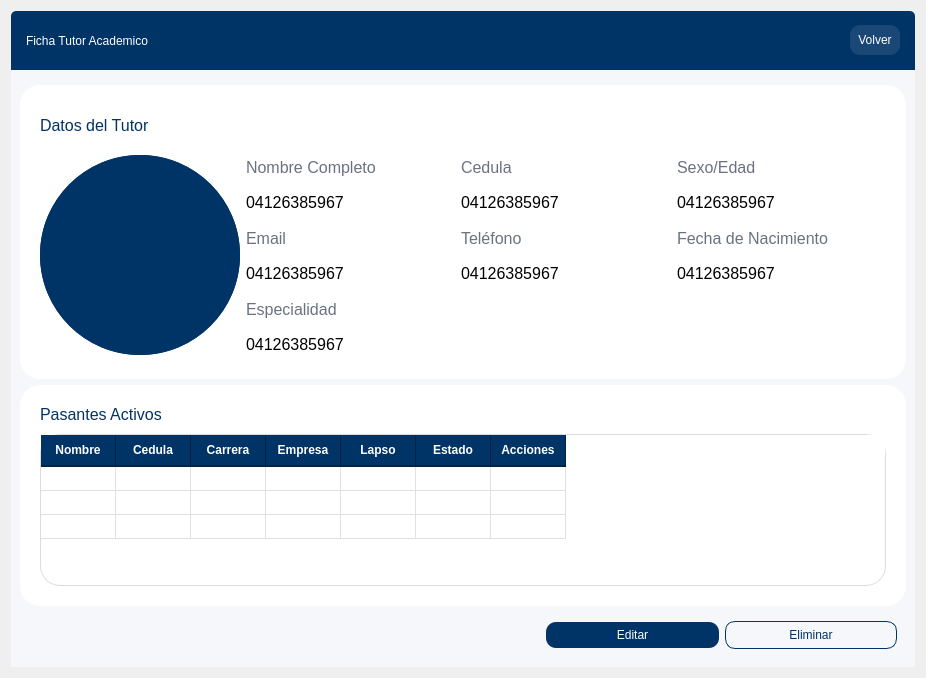
            <widget class="QWidget" name="page_7">
             <property name="styleSheet">
              <string notr="true">QFrame{
	background-color: rgb(245, 247, 250);
	border:none;
}</string>
             </property>
             <layout class="QGridLayout" name="gridLayout_3">
              <item row="0" column="0">
               <widget class="QFrame" name="frame_72">
                <property name="frameShape">
                 <enum>QFrame::Shape::StyledPanel</enum>
                </property>
                <property name="frameShadow">
                 <enum>QFrame::Shadow::Raised</enum>
                </property>
                <layout class="QVBoxLayout" name="verticalLayout_111" stretch="1,10">
                 <property name="leftMargin">
                  <number>0</number>
                 </property>
                 <property name="topMargin">
                  <number>0</number>
                 </property>
                 <property name="rightMargin">
                  <number>0</number>
                 </property>
                 <property name="bottomMargin">
                  <number>0</number>
                 </property>
                 <item>
                  <widget class="QFrame" name="frame_73">
                   <property name="styleSheet">
                    <string notr="true">QFrame{
	
	background-color: rgb(0, 51, 102);
	border-top-left-radius:5px;
	border-top-right-radius:5px;
}

#regresarButtonTA{
background-color:#1a4775;
color:#fff;
padding: 8px;
border-radius: 10px;
	font: 600 12pt &quot;Segoe UI&quot;;
}

QLabel{
color:#fff;
	font: 700 italic 16pt &quot;Segoe UI&quot;;
}</string>
                   </property>
                   <property name="frameShape">
                    <enum>QFrame::Shape::StyledPanel</enum>
                   </property>
                   <property name="frameShadow">
                    <enum>QFrame::Shadow::Raised</enum>
                   </property>
                   <layout class="QHBoxLayout" name="horizontalLayout_78">
                    <property name="leftMargin">
                     <number>15</number>
                    </property>
                    <property name="rightMargin">
                     <number>15</number>
                    </property>
                    <item>
                     <widget class="QLabel" name="label_109">
                      <property name="text">
                       <string>Ficha Tutor Academico</string>
                      </property>
                     </widget>
                    </item>
                    <item>
                     <spacer name="horizontalSpacer_46">
                      <property name="orientation">
                       <enum>Qt::Orientation::Horizontal</enum>
                      </property>
                      <property name="sizeHint" stdset="0">
                       <size>
                        <width>696</width>
                        <height>20</height>
                       </size>
                      </property>
                     </spacer>
                    </item>
                    <item>
                     <widget class="QPushButton" name="regresarButtonTA">
                      <property name="text">
                       <string>Volver</string>
                      </property>
                     </widget>
                    </item>
                   </layout>
                  </widget>
                 </item>
                 <item>
                  <widget class="QFrame" name="frame_74">
                   <property name="frameShape">
                    <enum>QFrame::Shape::StyledPanel</enum>
                   </property>
                   <property name="frameShadow">
                    <enum>QFrame::Shadow::Raised</enum>
                   </property>
                   <layout class="QVBoxLayout" name="verticalLayout_112" stretch="8,6,1">
                    <item>
                     <widget class="QFrame" name="frame_75">
                      <property name="styleSheet">
                       <string notr="true">QFrame{
background-color: rgb(255, 255, 255);
border-radius:20px;
color: rgb(0, 0, 0);
}


QLineEdit {
    border: 1px solid #ced4da;
    border-radius: 5px; 
    padding: 1px;
    padding-left: 35px;
    background: transparent;
    color: #ccc;
}

QComboBox{
    border: 1px solid #ced4da;
	
	color: rgb(0, 0, 0);
    border-radius: 5px;
    padding: 1px 10px;
    background-color: #f8f9fa;
}
QComboBox:on {
	color:#333333;
    border-bottom-left-radius: 0px;
    border-bottom-right-radius: 0px;
    background-color: #ffffff;
}</string>
                      </property>
                      <property name="frameShape">
                       <enum>QFrame::Shape::Box</enum>
                      </property>
                      <property name="frameShadow">
                       <enum>QFrame::Shadow::Sunken</enum>
                      </property>
                      <property name="lineWidth">
                       <number>2</number>
                      </property>
                      <layout class="QVBoxLayout" name="verticalLayout_113" stretch="1,5">
                       <property name="leftMargin">
                        <number>20</number>
                       </property>
                       <property name="topMargin">
                        <number>20</number>
                       </property>
                       <property name="rightMargin">
                        <number>20</number>
                       </property>
                       <property name="bottomMargin">
                        <number>20</number>
                       </property>
                       <item>
                        <widget class="QLabel" name="label_110">
                         <property name="font">
                          <font>
                           <pointsize>12</pointsize>
                           <fontweight>DemiBold</fontweight>
                          </font>
                         </property>
                         <property name="styleSheet">
                          <string notr="true">color: rgb(0, 51, 102);</string>
                         </property>
                         <property name="text">
                          <string>Datos del Tutor</string>
                         </property>
                        </widget>
                       </item>
                       <item>
                        <layout class="QHBoxLayout" name="horizontalLayout_13">
                         <item>
                          <widget class="QFrame" name="frame_13">
                           <property name="styleSheet">
                            <string notr="true">background-color: rgb(0, 51, 102);

border-radius: 100px;
border: none;
min-width:200px;
min-height:200px;
max-width:200px;
max-height:200px;</string>
                           </property>
                           <property name="frameShape">
                            <enum>QFrame::Shape::StyledPanel</enum>
                           </property>
                           <property name="frameShadow">
                            <enum>QFrame::Shadow::Raised</enum>
                           </property>
                           <layout class="QGridLayout" name="gridLayout_7">
                            <property name="leftMargin">
                             <number>0</number>
                            </property>
                            <property name="topMargin">
                             <number>0</number>
                            </property>
                            <property name="rightMargin">
                             <number>0</number>
                            </property>
                            <property name="bottomMargin">
                             <number>0</number>
                            </property>
                            <item row="0" column="0">
                             <widget class="QLabel" name="perfil_A">
                              <property name="text">
                               <string/>
                              </property>
                              <property name="alignment">
                               <set>Qt::AlignmentFlag::AlignCenter</set>
                              </property>
                             </widget>
                            </item>
                           </layout>
                          </widget>
                         </item>
                         <item>
                          <layout class="QVBoxLayout" name="verticalLayout_114">
                           <item>
                            <layout class="QHBoxLayout" name="horizontalLayout_11">
                             <item>
                              <layout class="QVBoxLayout" name="verticalLayout_23">
                               <item>
                                <widget class="QLabel" name="label_79">
                                 <property name="font">
                                  <font>
                                   <pointsize>12</pointsize>
                                   <fontweight>DemiBold</fontweight>
                                  </font>
                                 </property>
                                 <property name="styleSheet">
                                  <string notr="true">color: rgb(106, 114, 130);</string>
                                 </property>
                                 <property name="text">
                                  <string>Nombre Completo</string>
                                 </property>
                                </widget>
                               </item>
                               <item>
                                <widget class="QLabel" name="nombre_completoA">
                                 <property name="font">
                                  <font>
                                   <pointsize>12</pointsize>
                                   <fontweight>DemiBold</fontweight>
                                  </font>
                                 </property>
                                 <property name="styleSheet">
                                  <string notr="true">color: #0;</string>
                                 </property>
                                 <property name="text">
                                  <string>04126385967</string>
                                 </property>
                                </widget>
                               </item>
                              </layout>
                             </item>
                             <item>
                              <layout class="QVBoxLayout" name="verticalLayout_30">
                               <item>
                                <widget class="QLabel" name="label_81">
                                 <property name="font">
                                  <font>
                                   <pointsize>12</pointsize>
                                   <fontweight>DemiBold</fontweight>
                                  </font>
                                 </property>
                                 <property name="styleSheet">
                                  <string notr="true">color: rgb(106, 114, 130);</string>
                                 </property>
                                 <property name="text">
                                  <string>Cedula</string>
                                 </property>
                                </widget>
                               </item>
                               <item>
                                <widget class="QLabel" name="cedulaA">
                                 <property name="font">
                                  <font>
                                   <pointsize>12</pointsize>
                                   <fontweight>DemiBold</fontweight>
                                  </font>
                                 </property>
                                 <property name="styleSheet">
                                  <string notr="true">color: #0;</string>
                                 </property>
                                 <property name="text">
                                  <string>04126385967</string>
                                 </property>
                                </widget>
                               </item>
                              </layout>
                             </item>
                             <item>
                              <layout class="QVBoxLayout" name="verticalLayout_31">
                               <item>
                                <widget class="QLabel" name="label_83">
                                 <property name="font">
                                  <font>
                                   <pointsize>12</pointsize>
                                   <fontweight>DemiBold</fontweight>
                                  </font>
                                 </property>
                                 <property name="styleSheet">
                                  <string notr="true">color: rgb(106, 114, 130);</string>
                                 </property>
                                 <property name="text">
                                  <string>Sexo/Edad</string>
                                 </property>
                                </widget>
                               </item>
                               <item>
                                <widget class="QLabel" name="sexEdadA">
                                 <property name="font">
                                  <font>
                                   <pointsize>12</pointsize>
                                   <fontweight>DemiBold</fontweight>
                                  </font>
                                 </property>
                                 <property name="styleSheet">
                                  <string notr="true">color: #0;</string>
                                 </property>
                                 <property name="text">
                                  <string>04126385967</string>
                                 </property>
                                </widget>
                               </item>
                              </layout>
                             </item>
                            </layout>
                           </item>
                           <item>
                            <layout class="QHBoxLayout" name="horizontalLayout_12">
                             <item>
                              <layout class="QVBoxLayout" name="verticalLayout_24">
                               <item>
                                <widget class="QLabel" name="label_88">
                                 <property name="font">
                                  <font>
                                   <pointsize>12</pointsize>
                                   <fontweight>DemiBold</fontweight>
                                  </font>
                                 </property>
                                 <property name="styleSheet">
                                  <string notr="true">color: rgb(106, 114, 130);</string>
                                 </property>
                                 <property name="text">
                                  <string>Email</string>
                                 </property>
                                </widget>
                               </item>
                               <item>
                                <widget class="QLabel" name="emailA">
                                 <property name="font">
                                  <font>
                                   <pointsize>12</pointsize>
                                   <fontweight>DemiBold</fontweight>
                                  </font>
                                 </property>
                                 <property name="styleSheet">
                                  <string notr="true">color: #0;</string>
                                 </property>
                                 <property name="text">
                                  <string>04126385967</string>
                                 </property>
                                </widget>
                               </item>
                              </layout>
                             </item>
                             <item>
                              <layout class="QVBoxLayout" name="verticalLayout_26">
                               <item>
                                <widget class="QLabel" name="label_90">
                                 <property name="font">
                                  <font>
                                   <pointsize>12</pointsize>
                                   <fontweight>DemiBold</fontweight>
                                  </font>
                                 </property>
                                 <property name="styleSheet">
                                  <string notr="true">color: rgb(106, 114, 130);</string>
                                 </property>
                                 <property name="text">
                                  <string>Teléfono</string>
                                 </property>
                                </widget>
                               </item>
                               <item>
                                <widget class="QLabel" name="tlfA">
                                 <property name="font">
                                  <font>
                                   <pointsize>12</pointsize>
                                   <fontweight>DemiBold</fontweight>
                                  </font>
                                 </property>
                                 <property name="styleSheet">
                                  <string notr="true">color: #0;</string>
                                 </property>
                                 <property name="text">
                                  <string>04126385967</string>
                                 </property>
                                </widget>
                               </item>
                              </layout>
                             </item>
                             <item>
                              <layout class="QVBoxLayout" name="verticalLayout_115">
                               <item>
                                <widget class="QLabel" name="label_92">
                                 <property name="font">
                                  <font>
                                   <pointsize>12</pointsize>
                                   <fontweight>DemiBold</fontweight>
                                  </font>
                                 </property>
                                 <property name="styleSheet">
                                  <string notr="true">color: rgb(106, 114, 130);</string>
                                 </property>
                                 <property name="text">
                                  <string>Fecha de Nacimiento</string>
                                 </property>
                                </widget>
                               </item>
                               <item>
                                <widget class="QLabel" name="fechaNA">
                                 <property name="font">
                                  <font>
                                   <pointsize>12</pointsize>
                                   <fontweight>DemiBold</fontweight>
                                  </font>
                                 </property>
                                 <property name="styleSheet">
                                  <string notr="true">color: #0;</string>
                                 </property>
                                 <property name="text">
                                  <string>04126385967</string>
                                 </property>
                                </widget>
                               </item>
                              </layout>
                             </item>
                            </layout>
                           </item>
                           <item>
                            <layout class="QVBoxLayout" name="verticalLayout_25">
                             <item>
                              <widget class="QLabel" name="label_94">
                               <property name="font">
                                <font>
                                 <pointsize>12</pointsize>
                                 <fontweight>DemiBold</fontweight>
                                </font>
                               </property>
                               <property name="styleSheet">
                                <string notr="true">color: rgb(106, 114, 130);</string>
                               </property>
                               <property name="text">
                                <string>Especialidad</string>
                               </property>
                              </widget>
                             </item>
                             <item>
                              <widget class="QLabel" name="especialidadA">
                               <property name="font">
                                <font>
                                 <pointsize>12</pointsize>
                                 <fontweight>DemiBold</fontweight>
                                </font>
                               </property>
                               <property name="styleSheet">
                                <string notr="true">color: #0;</string>
                               </property>
                               <property name="text">
                                <string>04126385967</string>
                               </property>
                              </widget>
                             </item>
                            </layout>
                           </item>
                          </layout>
                         </item>
                        </layout>
                       </item>
                      </layout>
                     </widget>
                    </item>
                    <item>
                     <widget class="QFrame" name="frame_76">
                      <property name="styleSheet">
                       <string notr="true">background-color: rgb(255, 255, 255);
border-radius:20px;
color: rgb(0, 0, 0);</string>
                      </property>
                      <property name="frameShape">
                       <enum>QFrame::Shape::Box</enum>
                      </property>
                      <property name="frameShadow">
                       <enum>QFrame::Shadow::Sunken</enum>
                      </property>
                      <property name="lineWidth">
                       <number>2</number>
                      </property>
                      <layout class="QVBoxLayout" name="verticalLayout_116">
                       <property name="spacing">
                        <number>10</number>
                       </property>
                       <property name="leftMargin">
                        <number>20</number>
                       </property>
                       <property name="topMargin">
                        <number>20</number>
                       </property>
                       <property name="rightMargin">
                        <number>20</number>
                       </property>
                       <property name="bottomMargin">
                        <number>20</number>
                       </property>
                       <item>
                        <widget class="QLabel" name="label_143">
                         <property name="font">
                          <font>
                           <pointsize>12</pointsize>
                           <fontweight>DemiBold</fontweight>
                          </font>
                         </property>
                         <property name="styleSheet">
                          <string notr="true">color: rgb(0, 51, 102);</string>
                         </property>
                         <property name="text">
                          <string>Pasantes Activos</string>
                         </property>
                        </widget>
                       </item>
                       <item>
                        <widget class="QTableWidget" name="tabla_PTA">
                         <property name="enabled">
                          <bool>true</bool>
                         </property>
                         <property name="styleSheet">
                          <string notr="true">/* 1. Estilo General de la Tabla */
QTableWidget {
    background-color: #ffffff;
    /* Color alterno para filas (efecto cebra) */
    alternate-background-color: #f4f6f9; 
    color: #2b2b2b;
    font-size: 14px;
    
    /* Borde exterior suave */
    border: 1px solid #dcdcdc;
    
    /* Color de las líneas de la cuadrícula más sutil */
    gridline-color: #e0e0e0;
}

/* 2. Estilo de los Ítems (Celdas) 
QTableWidget::item {
 
	padding:5px;
    border-bottom: 1px solid #f0f0f0;
}*/

/* 3. Estilo de Selección 
QTableWidget::item:selected {
    outline: 0; 
}*/

QTableWidget::item:hover {
    /* Opcional: un ligero gris al pasar el mouse por una celda no seleccionada */
    background-color: #e6eaf0;
    color: #000000;
}

/* 4. Estilo de los Encabezados (Header) */
QHeaderView::section {
    background-color: #003366;
    color: white;
    font-weight: bold; /* Negrita para destacar */
    padding: 6px;      /* Más altura al encabezado */
    border: none;      /* Sin bordes individuales feos */
    
    /* Separador sutil a la derecha */
    border-right: 1px solid #002244; 
    border-bottom: 2px solid #002244;
}

/* 5. La esquina superior izquierda (donde se cruzan los headers) */
QTableCornerButton::section {
    background-color: #003366;
    border: 1px solid #003366;
}</string>
                         </property>
                         <property name="editTriggers">
                          <set>QAbstractItemView::EditTrigger::NoEditTriggers</set>
                         </property>
                         <property name="showGrid">
                          <bool>true</bool>
                         </property>
                         <property name="sortingEnabled">
                          <bool>false</bool>
                         </property>
                         <property name="wordWrap">
                          <bool>false</bool>
                         </property>
                         <property name="cornerButtonEnabled">
                          <bool>true</bool>
                         </property>
                         <property name="rowCount">
                          <number>3</number>
                         </property>
                         <property name="setAlternatingRowColors" stdset="0">
                          <bool>true</bool>
                         </property>
                         <attribute name="horizontalHeaderCascadingSectionResizes">
                          <bool>true</bool>
                         </attribute>
                         <attribute name="horizontalHeaderMinimumSectionSize">
                          <number>20</number>
                         </attribute>
                         <attribute name="horizontalHeaderDefaultSectionSize">
                          <number>75</number>
                         </attribute>
                         <attribute name="horizontalHeaderHighlightSections">
                          <bool>true</bool>
                         </attribute>
                         <attribute name="horizontalHeaderShowSortIndicator" stdset="0">
                          <bool>false</bool>
                         </attribute>
                         <attribute name="horizontalHeaderStretchLastSection">
                          <bool>false</bool>
                         </attribute>
                         <attribute name="verticalHeaderVisible">
                          <bool>false</bool>
                         </attribute>
                         <attribute name="verticalHeaderCascadingSectionResizes">
                          <bool>false</bool>
                         </attribute>
                         <attribute name="verticalHeaderDefaultSectionSize">
                          <number>24</number>
                         </attribute>
                         <row>
                          <property name="text">
                           <string>New Row</string>
                          </property>
                         </row>
                         <row>
                          <property name="text">
                           <string>New Row</string>
                          </property>
                         </row>
                         <row>
                          <property name="text">
                           <string>New Row</string>
                          </property>
                         </row>
                         <column>
                          <property name="text">
                           <string>Nombre</string>
                          </property>
                         </column>
                         <column>
                          <property name="text">
                           <string>Cedula</string>
                          </property>
                         </column>
                         <column>
                          <property name="text">
                           <string>Carrera</string>
                          </property>
                         </column>
                         <column>
                          <property name="text">
                           <string>Empresa</string>
                          </property>
                         </column>
                         <column>
                          <property name="text">
                           <string>Lapso</string>
                          </property>
                         </column>
                         <column>
                          <property name="text">
                           <string>Estado</string>
                          </property>
                         </column>
                         <column>
                          <property name="text">
                           <string>Acciones</string>
                          </property>
                         </column>
                        </widget>
                       </item>
                      </layout>
                     </widget>
                    </item>
                    <item>
                     <widget class="QFrame" name="frame_77">
                      <property name="frameShape">
                       <enum>QFrame::Shape::StyledPanel</enum>
                      </property>
                      <property name="frameShadow">
                       <enum>QFrame::Shadow::Raised</enum>
                      </property>
                      <layout class="QHBoxLayout" name="horizontalLayout_40" stretch="12,4,4">
                       <item>
                        <spacer name="horizontalSpacer_24">
                         <property name="orientation">
                          <enum>Qt::Orientation::Horizontal</enum>
                         </property>
                         <property name="sizeHint" stdset="0">
                          <size>
                           <width>507</width>
                           <height>20</height>
                          </size>
                         </property>
                        </spacer>
                       </item>
                       <item>
                        <widget class="QPushButton" name="editarA">
                         <property name="styleSheet">
                          <string notr="true">color: rgb(255, 255, 255);
background-color: rgb(0, 51, 102);
padding:6px;
font: 11pt &quot;Segoe UI&quot;;
border-radius:10px;</string>
                         </property>
                         <property name="text">
                          <string>Editar</string>
                         </property>
                        </widget>
                       </item>
                       <item>
                        <widget class="QPushButton" name="EliminarA">
                         <property name="styleSheet">
                          <string notr="true">color: rgb(0, 51, 102);
border: 1px solid #003366;
padding:6px;
font: 11pt &quot;Segoe UI&quot;;
border-radius:10px;</string>
                         </property>
                         <property name="text">
                          <string>Eliminar</string>
                         </property>
                        </widget>
                       </item>
                      </layout>
                     </widget>
                    </item>
                   </layout>
                  </widget>
                 </item>
                </layout>
               </widget>
              </item>
             </layout>
            </widget>
